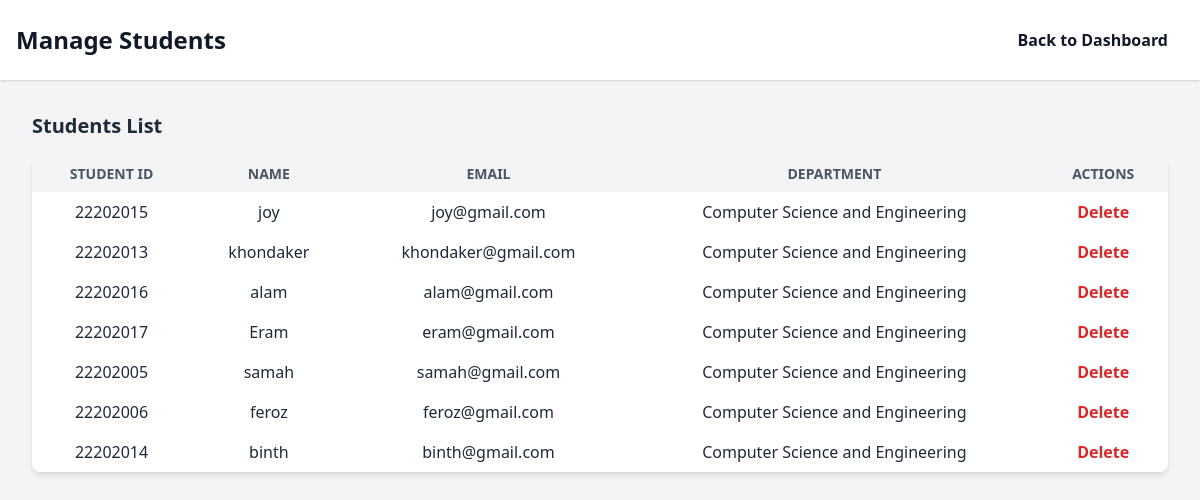
The app's page /pages/manage_students.php with its own data.
### tables this page shows
CREATE TABLE `students` (
  `id` int(11) NOT NULL,
  `user_id` int(11) DEFAULT NULL,
  `student_id` varchar(10) NOT NULL,
  `profile_photo` varchar(255) DEFAULT NULL,
  `profile_completed` tinyint(1) DEFAULT 0,
  `department` varchar(10) DEFAULT NULL,
  `advisor_id` int(11) DEFAULT NULL
);

CREATE TABLE `users` (
  `id` int(11) NOT NULL,
  `name` varchar(100) NOT NULL,
  `email` varchar(100) NOT NULL,
  `password` varchar(255) NOT NULL,
  `role_id` int(11) NOT NULL
);

CREATE TABLE `departments` (
  `id` int(11) NOT NULL,
  `department_code` varchar(10) NOT NULL,
  `department_name` varchar(100) NOT NULL
);

### pages/manage_students.php (the view, shortened to what this page needs)
<?php
include 'db.php';
$sql = "SELECT students.*, users.name, users.email, departments.department_name
        FROM students
        JOIN users ON students.user_id = users.id
        JOIN departments ON students.department = departments.department_code";
$result = $conn->query($sql);
?>
<!DOCTYPE html>
<html lang="en">
<head>
    <link href="https://cdn.jsdelivr.net/npm/tailwindcss@2.2.19/dist/tailwind.min.css" rel="stylesheet">
</head>
<body class="bg-gray-100 text-gray-800">
    <header class="bg-white shadow">
        <div class="max-w-7xl mx-auto px-4 py-6 flex justify-between items-center">
            <h1 class="text-2xl font-bold text-gray-900">Manage Students</h1>
            <nav>
                <a href="manager_dashboard.php" class="text-gray-900 hover:text-blue-600 font-bold py-2 px-4">Back to Dashboard</a>
            </nav>
        </div>
    </header>
    <div class="max-w-7xl mx-auto p-8">
        <h2 class="text-xl font-bold mb-4">Students List</h2>
        <table class="min-w-full bg-white shadow-md rounded-lg overflow-hidden">
            <thead>
                <tr>
                    <th class="py-2 px-4 bg-gray-100 font-bold uppercase text-sm text-gray-600">Student ID</th>
                    <th class="py-2 px-4 bg-gray-100 font-bold uppercase text-sm text-gray-600">Name</th>
                    <th class="py-2 px-4 bg-gray-100 font-bold uppercase text-sm text-gray-600">Email</th>
                    <th class="py-2 px-4 bg-gray-100 font-bold uppercase text-sm text-gray-600">Department</th>
                    <th class="py-2 px-4 bg-gray-100 font-bold uppercase text-sm text-gray-600">Actions</th>
                </tr>
            </thead>
            <tbody>
                <?php while ($row = $result->fetch_assoc()): ?>
                <tr>
                    <td class="py-2 px-4 text-center"><?php echo $row['student_id']; ?></td>
                    <td class="py-2 px-4 text-center"><?php echo $row['name']; ?></td>
                    <td class="py-2 px-4 text-center"><?php echo $row['email']; ?></td>
                    <td class="py-2 px-4 text-center"><?php echo $row['department_name']; ?></td>
                    <td class="py-2 px-4 text-center">
                        <a href="manage_students.php?delete_id=<?php echo $row['id']; ?>"
                           class="text-red-600 hover:text-red-800 font-bold"
                           onclick="return confirm('Are you sure you want to delete this student?');">Delete</a>
                    </td>
                </tr>
                <?php endwhile; ?>
            </tbody>
        </table>
    </div>
</body>
</html>

### records on screen
students: student "22202015", user.name "joy", user.email "joy@gmail.com", departments.department_name "Computer Science and Engineering"
students: student "22202013", user.name "khondaker", user.email "khondaker@gmail.com", departments.department_name "Computer Science and Engineering"
students: student "22202016", user.name "alam", user.email "alam@gmail.com", departments.department_name "Computer Science and Engineering"
students: student "22202017", user.name "Eram", user.email "eram@gmail.com", departments.department_name "Computer Science and Engineering"
students: student "22202005", user.name "samah", user.email "samah@gmail.com", departments.department_name "Computer Science and Engineering"
students: student "22202006", user.name "feroz", user.email "feroz@gmail.com", departments.department_name "Computer Science and Engineering"
students: student "22202014", user.name "binth", user.email "binth@gmail.com", departments.department_name "Computer Science and Engineering"
